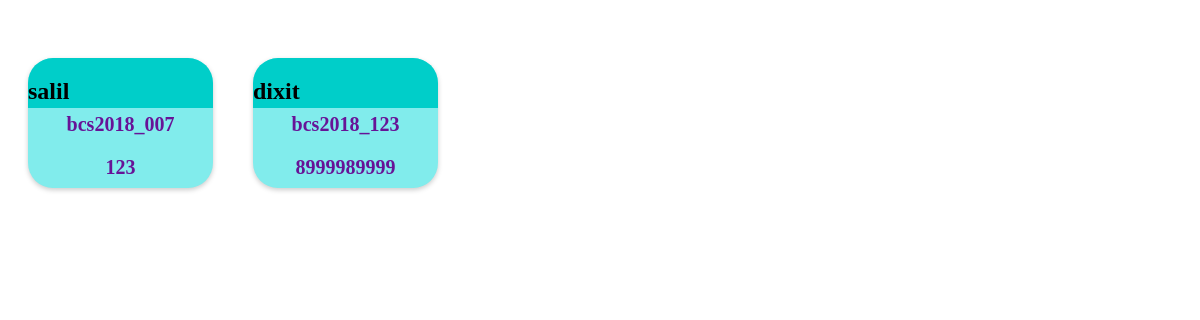
The app's page /occupant (signed in), older data.
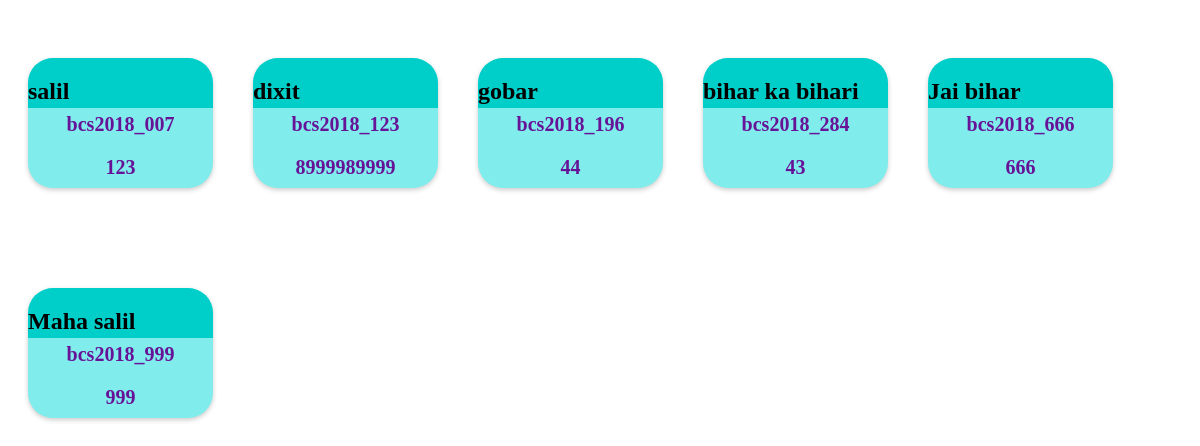
The same page, newer data.
### app/models.py (models this page shows, shortened)
class Student(AbstractUser):
    username = None
    email = models.EmailField(unique=True)
    name = models.CharField(max_length = 30, blank = True)
    ph_no = models.IntegerField( validators=[phn_validator], null=True)
    roll_no = models.CharField(max_length = 11)
    address = models.TextField()
    room_no = models.IntegerField( null=True)
    is_staff = models.BooleanField(default=False)
    USERNAME_FIELD = 'email'
    REQUIRED_FIELDS = []
    objects = StudentManager()

### app/views.py (the view)
# urls.py: path('occupant', views.occupant, name="occupant"),
@login_required
def occupant(request):
    stud_occupant = Student.objects.filter(is_superuser=False)
    return render(request, "occupants_Student.html", {'studs': stud_occupant})

### app/templates/occupants_student.html (shortened to what this page needs)
<!doctype html>
<html lang="en">
  <head>
    <link rel="stylesheet" href="https://cdnjs.cloudflare.com/ajax/libs/font-awesome/4.7.0/css/font-awesome.min.css">
    {% load static %}
    <link href="{% static 'occupantsstyle.css' %}" rel="stylesheet">
  </head>
  <body class="text-center">
    <div>
      <div class="box">
        {% for stud in studs %}
          <div class="card">
            <div class="top" style="text-align: center;">
              <h2 class="title">{{ stud.name }}</h2>
            </div>
            <div class="bottom">
              <h1 class= "info">{{ stud.roll_no }}</h1>
              <h2 class= "info">{{ stud.room_no }}</h2>
            </div>
          </div>
        {% endfor %}
      </div>
    </div>
</body>
</html>

### app/static/occupantsstyle.css (style rules this page uses)
.card { border-radius: 25px; position: relative; padding: 25px 15px; background-color: #81ecec; margin: 50px 20px; height: 80px; box-shadow: 0 2px 5px #ccc; text-align: center; }
.top { border-radius: 25px 25px 0 0; height: 50px; width: 100%; background-color: #00cec9; position: absolute; top: 0; left: 0; text-align: center; display: flex; }
.bottom { margin-top: 30px; }
.info { margin: 20px 0; font-size: 20px; color: #671397; }
.title { color: black; text-align: center; }
.box { display: grid; grid-template-columns: repeat(5,225px); }

Row changes from the older to the newer data that the page shows:
added Student: name "gobar", roll_no "bcs2018_196", room_no "44"
added Student: name "bihar ka bihari", roll_no "bcs2018_284", room_no "43"
added Student: name "Jai bihar", roll_no "bcs2018_666", room_no "666"
added Student: name "Maha salil", roll_no "bcs2018_999", room_no "999"
